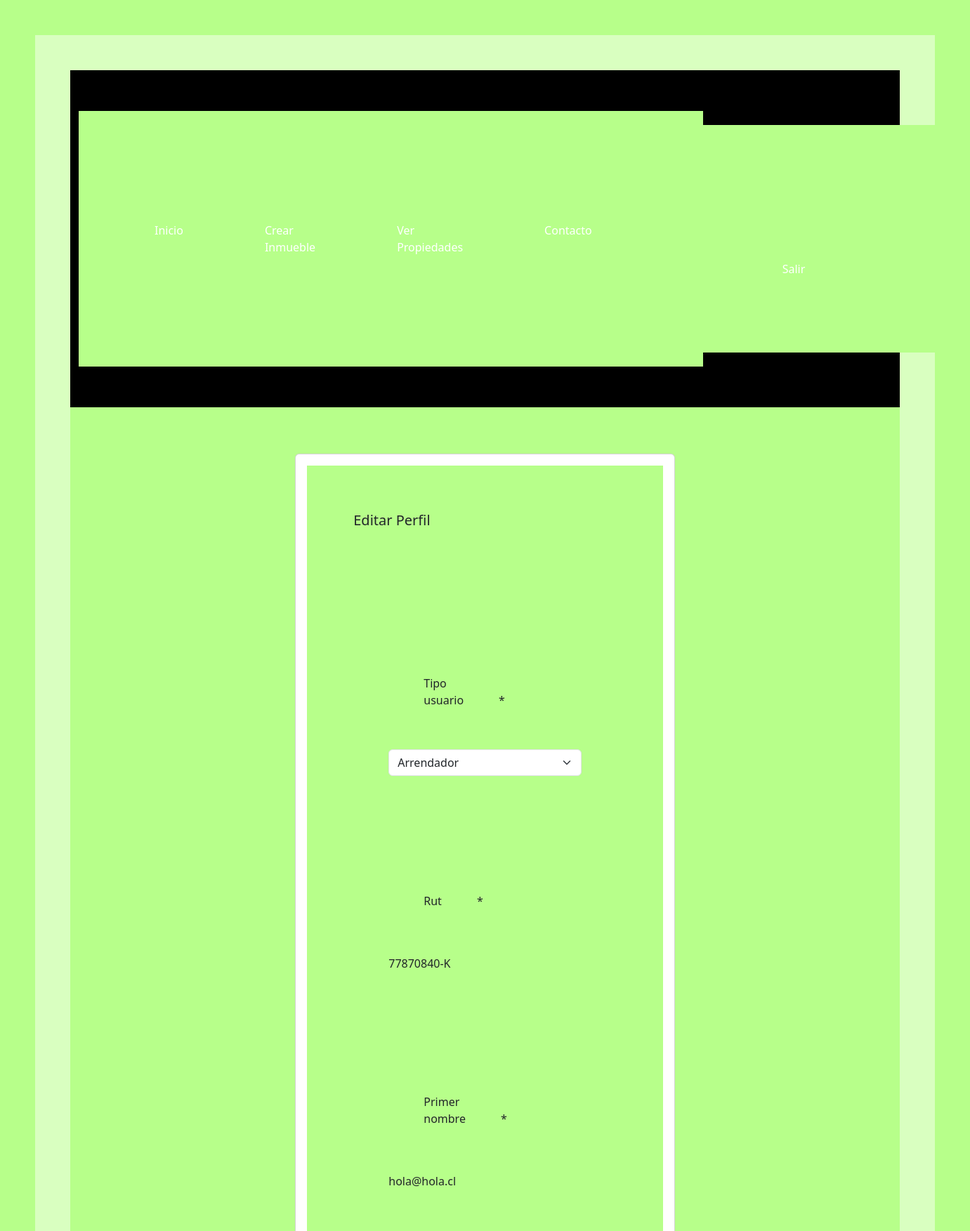
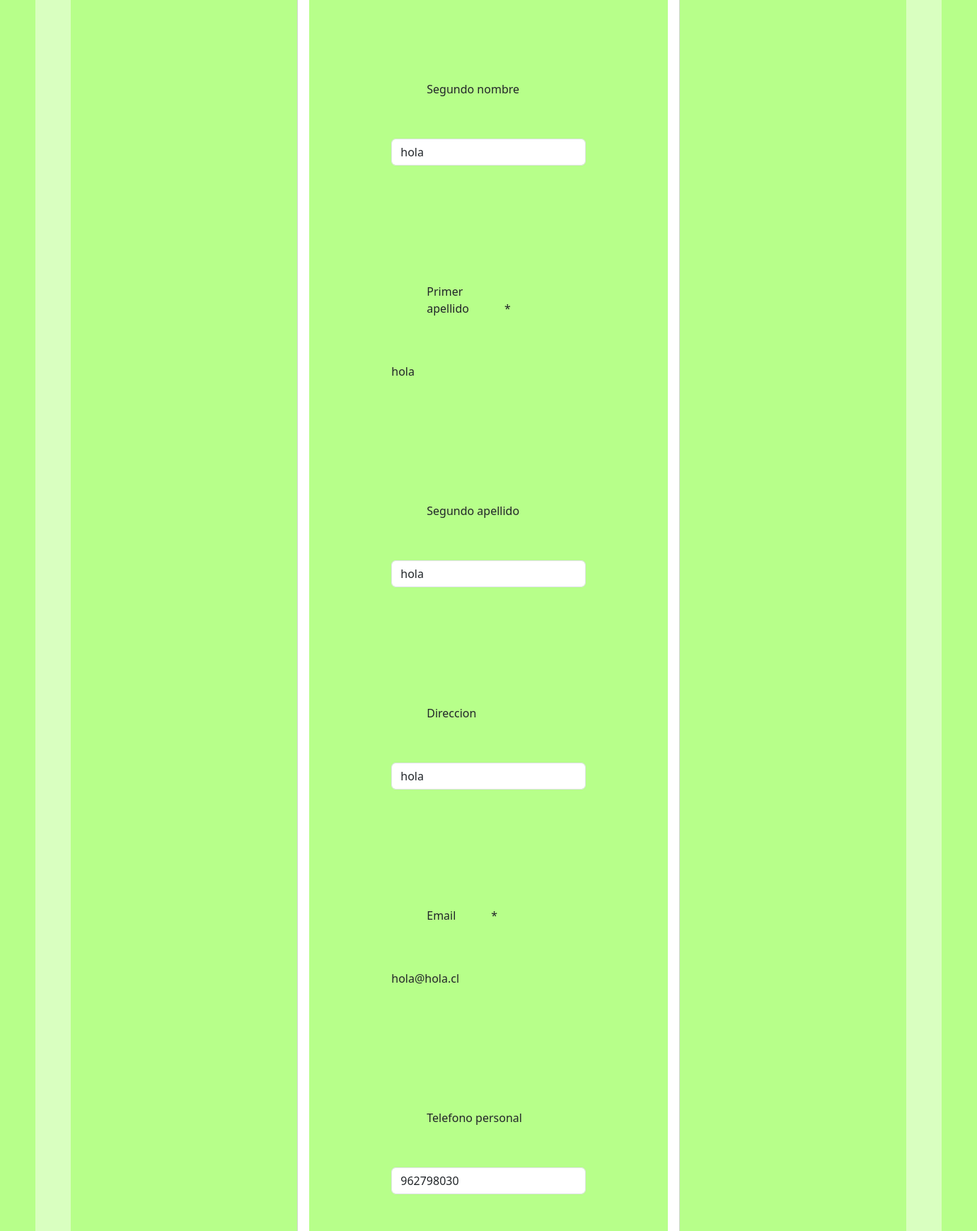
The page /edit/ (signed in, upper part) on the database its author committed (2 pictures, top to bottom).
### arriendos/models.py (models this page shows, shortened)
class Usuario(AbstractBaseUser, PermissionsMixin):
    TIPO = (
        ('arrendador', 'Arrendador'),
        ('arrendatario', 'Arrendatario'),
    )
    tipo_usuario = models.CharField(max_length=50, choices=TIPO)
    rut_validator = RegexValidator(
        regex=r'^\d{7,8}-[\dKk]$',
        message="El formato del RUT debe ser 7 u 8 dígitos seguidos de un guión y un dígito verificador."
    )
    rut = models.CharField(max_length=10, validators=[rut_validator])
    primer_nombre = models.CharField(max_length=30)
    segundo_nombre = models.CharField(max_length=30, blank=True, null=True)
    primer_apellido = models.CharField(max_length=30)
    segundo_apellido = models.CharField(max_length=30, blank=True, null=True)
    direccion = models.CharField(max_length=255, blank=True, null=True)
    email = models.EmailField(unique=True)
    telefono_personal = models.CharField(max_length=9, blank=True, null=True)
    is_staff = models.BooleanField(default=False)
    is_active = models.BooleanField(default=True)
    USERNAME_FIELD = 'email'
    REQUIRED_FIELDS = ['primer_nombre', 'primer_apellido']
    objects = UsuarioManager()

### arriendos/views.py (the view)
# urls.py: path('edit/', edit_profile, name='edit_profile'),
@login_required
def edit_profile(request):
    if request.method == 'POST':
        form = EditProfileForm(request.POST, instance=request.user)
        if form.is_valid():
            user = form.save(commit=False)
            password = form.cleaned_data.get('password')
            if password:
                user.set_password(password)
            user.save()
            if "eliminar_perfil" in request.POST:
                request.user.delete()
                logout(request)
                return HttpResponseRedirect(reverse_lazy("index"))
            else:
                messages.success(request, 'Perfil actualizado correctamente.')
                return redirect('edit_profile')
        else:
            messages.error(
                request, 'Hubo un problema al actualizar el perfil.')
    else:
        form = EditProfileForm(instance=request.user)
    return render(request, 'registration/edit.html', {'form': form})

### arriendos/forms.py
class EditProfileForm(forms.ModelForm):
    password = forms.CharField(widget=forms.PasswordInput, label='Contraseña')
    confirm_password = forms.CharField(
        widget=forms.PasswordInput, label='Confirme su contraseña')
    class Meta:
        model = Usuario
        fields = ['tipo_usuario', 'rut', 'primer_nombre', 'segundo_nombre', 'primer_apellido',
                  'segundo_apellido', 'direccion', 'email', 'telefono_personal', 'password', 'confirm_password']
    def __init__(self, *args, **kwargs):
        super(EditProfileForm, self).__init__(*args, **kwargs)
        self.fields['rut'].widget.attrs['readonly'] = True
        self.fields['rut'].widget.attrs['class'] = 'form-control-plaintext'
        self.fields['primer_nombre'].widget.attrs['readonly'] = True
        self.fields['primer_nombre'].widget.attrs['class'] = 'form-control-plaintext'
        self.fields['primer_apellido'].widget.attrs['readonly'] = True
        self.fields['primer_apellido'].widget.attrs['class'] = 'form-control-plaintext'
        self.fields['email'].widget.attrs['readonly'] = True
        self.fields['email'].widget.attrs['class'] = 'form-control-plaintext'

### arriendos/templates/registration/edit.html (shortened to what this page needs)
{% extends 'index.html' %}
{% load crispy_forms_tags %}
{% load static %}
{% block content %}
<div style="display: flex; flex-direction: column; align-items: center; min-height: 80vh;">
    <div class="card mb-3 p-3 mt-3" style="width: 50%">
        <div class="card-body">
            <h5 class="card-title">Editar Perfil</h5>
            <form method="post" action="{% url 'edit_profile' %}">
                {{ form|crispy }}
            </form>
        </div>
    </div>
</div>
{% endblock %}

### rows shown on the page
Usuario: tipo_usuario "Arrendador", rut "77870840-K", primer_nombre "hola@hola.cl", segundo_nombre "hola", primer_apellido "hola", segundo_apellido "hola", direccion "hola", email "hola@hola.cl", telefono_personal "962798030"
